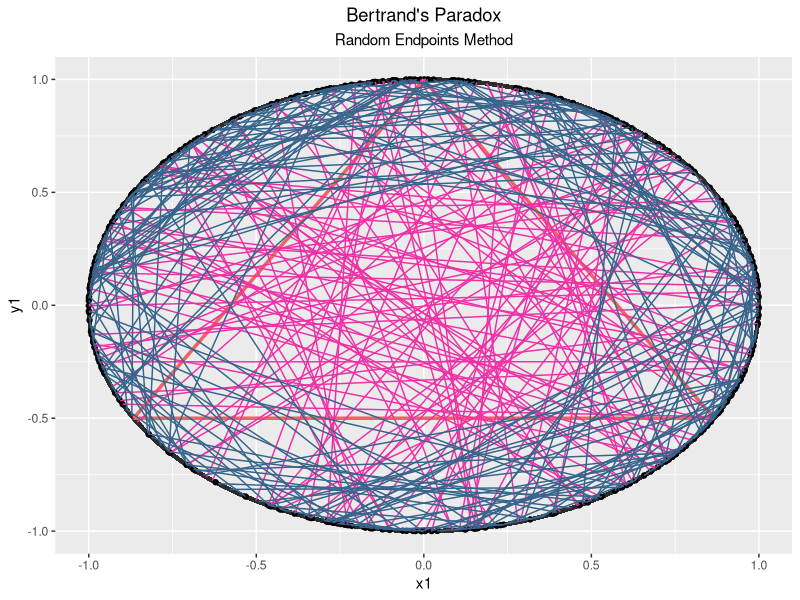
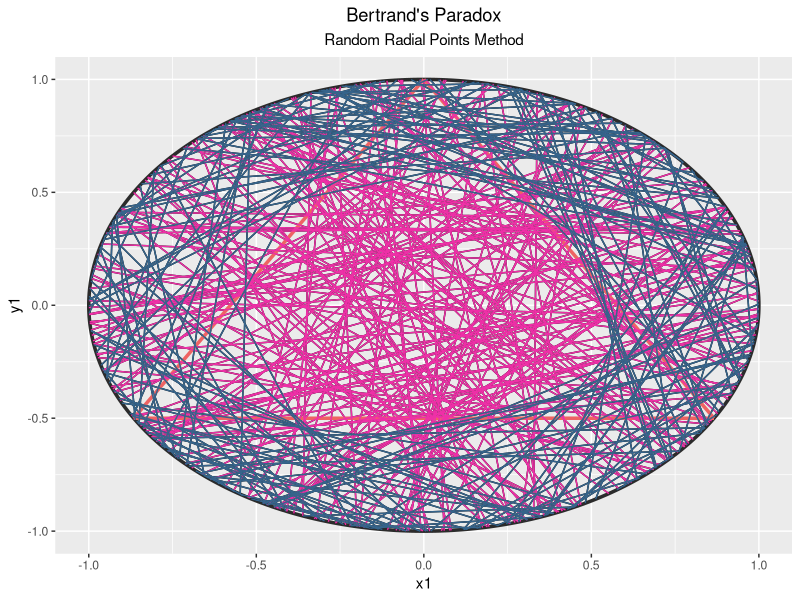
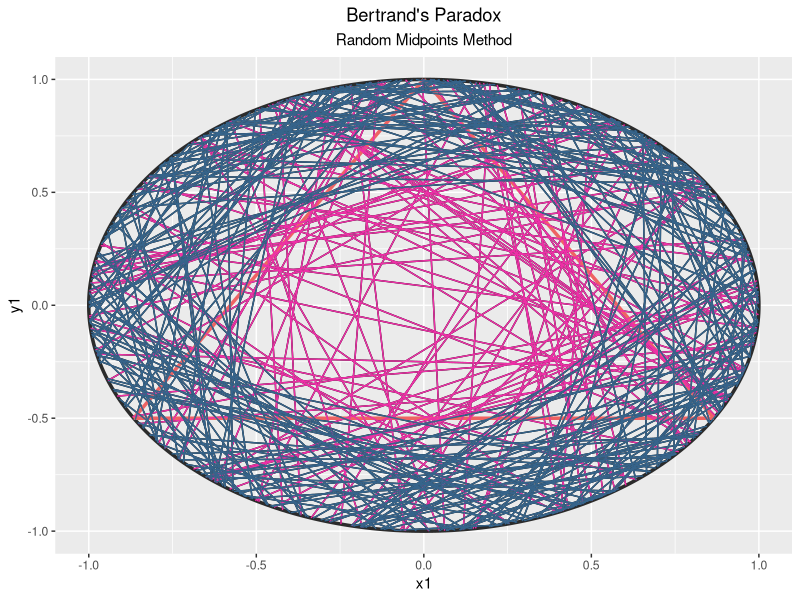

The R source for these figures, in order:
# Instruction to students: You may clear the code in this file and replace it
# with your own.

library(tidyverse)
library(ggforce)
library(ggplot2)
library(dplyr)

# METHOD A (Random Endpoints) --------------------------------------------------
n <- 300 # number of chords - can be changed

theta_A1 <- runif(n, 0, 2*pi) # randomise angles
theta_A2 <- runif(n, 0, 2*pi) # randomise angles

# Coordinates of random endpoints
endpoint <- tibble(
  x1 = cos(theta_A1),
  y1 = sin(theta_A1),
  x2 = cos(theta_A2),
  y2 = sin(theta_A2))

# Coordinates of equilateral triangle
eqtri_df <- tibble(
  x    = c(0, sqrt(3) / 2, -sqrt(3) / 2),
  y    = c(1, -0.5, -0.5),
  xend = c(sqrt(3) / 2, -sqrt(3) / 2, 0),
  yend = c(-0.5, -0.5, 1))

# New data for length l of chords and length s of the equilateral triangle
circle <- mutate(.data = endpoint, l = sqrt((x2 - x1)^2 + (y2 - y1)^2)) 
eqtri_df_new <- mutate(.data = eqtri_df, s = sqrt((xend - x)^2 + (yend - y)^2)) 

final_eqtri_df_new <- slice(.data = eqtri_df_new, 1) # only need 1 row as reference

s <- final_eqtri_df_new$s

final_table <- bind_cols(circle, s)
colnames(final_table)[6]  <- "s"

# Comparing lengths l and s
compare <- select(.data = final_table, l, s)
longer <- filter(.data = final_table, l > s)
shorter <- filter(.data = final_table, l < s)
print(longer)
chords_longer <- print(nrow(longer))

# Plot
ggplot(data = endpoint, aes(x = x1, y = y1)) +
  ggforce::geom_circle(aes(x0 = 0, y0 = 0, r = 1), col = "gray17", lwd = 1.2) +
  geom_point() + 
  geom_segment(data = eqtri_df, aes(x = x, y = y, xend = xend, yend = yend), col = "indianred2", lwd = 1.2) +
  geom_segment(data = longer , aes(x = x1, y = y1, xend = x2, yend = y2), col = "maroon2") + 
  geom_segment(data = shorter , aes(x = x1, y = y1, xend = x2, yend = y2), col = "steelblue4") +
  labs(title = "Bertrand's Paradox",
       subtitle = "Random Endpoints Method") +
  # move title and subtitle texts to the centre
  theme(plot.title = element_text(hjust = 0.5),
        plot.subtitle = element_text(hjust = 0.5))

# Use Principle of Indifference to calculate probability 
prob = chords_longer/n
print(prob)

# METHOD B (Random Radial Points) ----------------------------------------------
n <- 300 # number of chords - can be changed
r <- 1

theta_B <- runif(n, 0, 2*pi) # randomise angles
P <- runif(n,0,r) # randomise radius
Q <- sqrt(r^2-P^2) 

# Coordinates of random endpoints
endpoint <- tibble(
  x1 = P*cos(theta_B) + Q*sin(theta_B),
  y1 = P*sin(theta_B) - Q*cos(theta_B),
  x2 = P*cos(theta_B) - Q*sin(theta_B),
  y2 = P*sin(theta_B) + Q*cos(theta_B))

# Coordinates of equilateral triangle
eqtri_df <- tibble(
  x    = c(0, sqrt(3) / 2, -sqrt(3) / 2),
  y    = c(1, -0.5, -0.5),
  xend = c(sqrt(3) / 2, -sqrt(3) / 2, 0),
  yend = c(-0.5, -0.5, 1))

# New data for length l of chords and length s of the equilateral triangle
endpoint_new <- mutate(.data = endpoint, l = sqrt((x2-x1)^2+(y2-y1)^2))
eqtri_df_new <- mutate(.data = eqtri_df, s = sqrt((xend-x)^2+(yend-y)^2))

final_eqtri_df_new <- slice(.data = eqtri_df_new, 1) # only need 1 row as reference

s <- final_eqtri_df_new$s 

final_table <- bind_cols(endpoint_new, s)
colnames(final_table)[6]  <- "s"

# Comparing lengths l and s
compare <- select(.data = final_table, l, s)
longer <- filter(.data = final_table, l > s)
shorter <- filter(.data = final_table, l < s)
print(longer) 
chords_longer <- print(nrow(longer))

# Plot 
ggplot() +
  ggforce::geom_circle(aes(x0 = 0, y0 = 0, r = 1), col = "gray17", lwd = 1.2) +
  geom_segment(data = endpoint, aes(x = x1, y = y1,xend = x2, yend = y2)) + 
  geom_segment(data = eqtri_df, aes(x = x, y = y, xend = xend, yend = yend), col = "indianred2", lwd = 1.2) +
  geom_segment(data = longer , aes(x = x1, y = y1, xend = x2, yend = y2), col = "maroon2") + 
  geom_segment(data = shorter , aes(x = x1, y = y1, xend = x2, yend = y2), col = "steelblue4") +
  labs(title = "Bertrand's Paradox",
       subtitle = "Random Radial Points Method") +
  # move title and subtitle texts to the centre
  theme(plot.title = element_text(hjust = 0.5),
        plot.subtitle = element_text(hjust = 0.5))

# Use Principle of Indifference to calculate probability
prob = chords_longer/n
print(prob)

# METHOD C (Random Midpoints) --------------------------------------------------
n <- 300 # number of chords - can be changed
r <- 1

theta_C <- runif(n, 0, 2*pi) # randomise angles
V <- runif(n, 0, 1) 
V1 <- sqrt(V)
U <- sqrt(r^2 - V1^2)

# Coordinates of random endpoints
end_point <- tibble(
  x1 = V1*cos(theta_C) + U*sin(theta_C),
  y1 = V1*sin(theta_C) - U*cos(theta_C),
  x2 = V1*cos(theta_C) - U*sin(theta_C),
  y2 = V1*sin(theta_C) + U*cos(theta_C))

# Coordinates of equilateral triangle
eqtri_df <- tibble(
  x    = c(0, sqrt(3) / 2, -sqrt(3) / 2),
  y    = c(1, -0.5, -0.5),
  xend = c(sqrt(3) / 2, -sqrt(3) / 2, 0),
  yend = c(-0.5, -0.5, 1))

# New data for length l of chords and length s of the equilateral triangle
end_point_new <- mutate(.data = end_point, l = sqrt((x2 - x1)^2 + (y2 - y1)^2))
eqtri_df_new <- mutate(.data = eqtri_df, s = sqrt((xend - x)^2 + (yend - y)^2))

final_eqtri_df_new <- slice(.data = eqtri_df_new, 1) # only need 1 row as reference

s <- final_eqtri_df_new$s

final_table <- bind_cols(end_point_new, s)
colnames(final_table)[6]  <- "s"

# Comparing lengths l and s
compare <- select(.data = final_table, l, s)
longer <- filter(.data = final_table, l > s)
shorter <- filter(.data = final_table, l < s)
print(longer)
chords_longer <- print(nrow(longer))

# Plot 
ggplot() +
  ggforce::geom_circle(aes(x0 = 0, y0 = 0, r = 1), col = "gray17", lwd = 1.2 ) +
  geom_segment(data = end_point, aes(x = x1, y = y1, xend = x2, yend = y2)) +
  geom_segment(data = eqtri_df, aes(x = x, y = y, xend = xend, yend = yend), col = "indianred2", lwd = 1.2) +
  geom_segment(data = longer , aes(x = x1, y = y1, xend = x2, yend = y2), col = "maroon2") + 
  geom_segment(data = shorter , aes(x = x1, y = y1, xend = x2, yend = y2), col = "steelblue4") +
  labs(title = "Bertrand's Paradox",
       subtitle = "Random Midpoints Method") +
  # move title and subtitle texts to the centre
  theme(plot.title = element_text(hjust = 0.5),
        plot.subtitle = element_text(hjust = 0.5))

# Use Principal of Indifference to calculate probability 
prob = chords_longer/n
print(prob)
